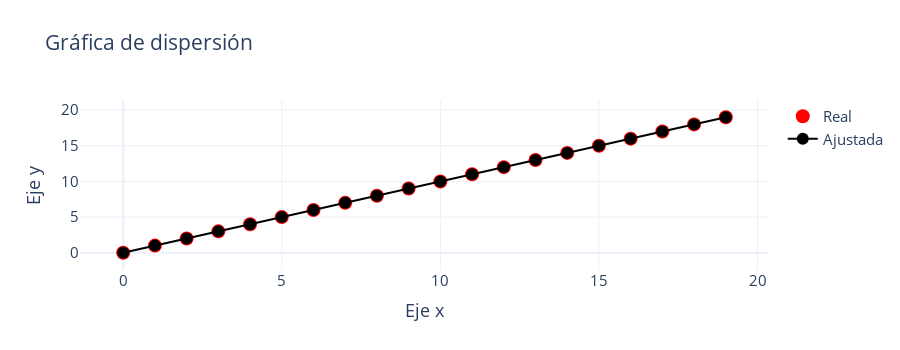

Notebook code cell kept with this figure:
### Markdown cell above
## Visualización con graph_objects

### Code cell
curva_real = go.Scatter(x = x,y = y,name = 'Real',mode = 'markers',marker = dict(color = 'red',size = 14))
curva_fit = go.Scatter(x = x,y = y_fit,name = 'Ajustada',mode = 'markers+lines',marker = dict(color = 'black',size = 12))

fig = go.Figure([curva_real,curva_fit])
fig.update_layout(template = 'plotly_white',
                  xaxis = {'title':'Eje x'},
                  yaxis = {'title':'Eje y'},
                  title = 'Gráfica de dispersión',
                  font = dict(size=15),
                  height = 350
                 )

### Figure 1 — Plotly figure (JSON) as saved in the notebook; plotly's stock layout.template omitted (floating-point values rounded to 4 significant figures)
{"data": [{"marker": {"color": "red", "size": 14}, "mode": "markers", "name": "Real", "type": "scatter", "x": [0, 1, 2, 3, 4, 5, 6, 7, 8, 9, 10, 11, 12, 13, 14, 15, 16, 17, 18, 19], "y": [0, 1, 2, 3, 4, 5, 6, 7, 8, 9, 10, 11, 12, 13, 14, 15, 16, 17, 18, 19]}, {"marker": {"color": "black", "size": 12}, "mode": "markers+lines", "name": "Ajustada", "type": "scatter", "x": [0, 1, 2, 3, 4, 5, 6, 7, 8, 9, 10, 11, 12, 13, 14, 15, 16, 17, 18, 19], "y": [0, 1, 2, 3, 4, 5, 6, 7, 8, 9, 10, 11, 12, 13, 14, 15, 16, 17, 18, 19]}], "layout": {"font": {"size": 15}, "height": 350, "title": {"text": "Gráfica de dispersión"}, "xaxis": {"title": {"text": "Eje x"}}, "yaxis": {"title": {"text": "Eje y"}}}}
